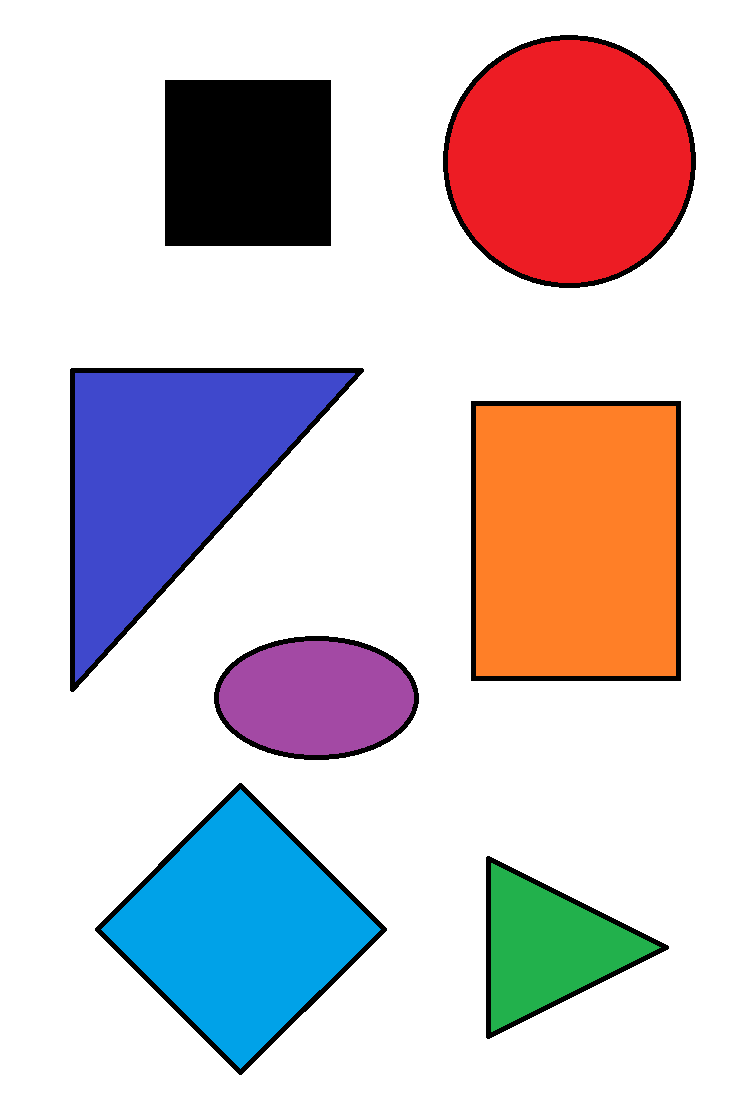
#> input picture practical_examples/test.png, 740 x 1109 px, found by its file name
$ python task1.py
#> lines starting #> are read from the running program, lines starting #| are printed output that depends on the picture; after the words box and inside, x2 and y2 are one past the last pixel; in counts of white or black regions, pixels touching at a corner belong together
### practical_examples/utils.py
import cv2

def show_img(img, title="img", end=True):
    """
    Show image in a window.
    """
    cv2.imshow(title, img)
    if end:
        cv2.waitKey(0)
        cv2.destroyAllWindows()


def resize(img):
    """
    Resize image to fit in the screen.
    """
    w, h = img.shape[1], img.shape[0]
#> w = 740; h = 1109
    ratio = 450 / w
#> ratio = 0.608
    img = cv2.resize(img, (int(w*ratio), int(h*ratio)))
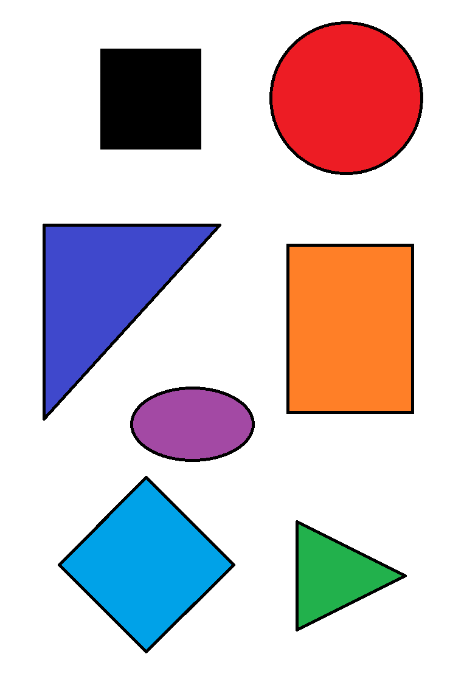
#> img: shape (674, 450, 3); mean of channels 0, 1, 2 203.8, 198.6, 210; drawn as B, G, R
    return img

### practical_examples/task1.py
import cv2
import numpy as np
from utils import resize, show_img


def contour_color(cnt, img):
    # Center of gravity of the contour
    # https://docs.opencv.org/2.4/modules/imgproc/doc/structural_analysis_and_shape_descriptors.html
    M = cv2.moments(cnt)
    center_x = int(M["m10"] / M["m00"])
    center_y = int(M["m01"] / M["m00"])

    # Get pixel in center of gravity (color not grayscale, so take img)
    bgr = img[int(center_y), int(center_x)]
    colors = {
        "red": (237, 28, 36),
        "green": (34, 177, 76),
        "blue": (0, 162, 232),
        "dark blue": (63, 72, 204),
        "orange": (255, 127, 39),
        "purple": (163, 73, 164),
        "black": (0, 0, 0)
    }
    cnt_color = "unknown"
    # Find the color of the pixel
    for name, rgb in colors.items():
        if np.array_equal(bgr[::-1], rgb):
            cnt_color = name
            break
    return cnt_color


if __name__ == "__main__":
    img = resize(cv2.imread(
        'C:\\Users\\piotr\\go\\src\\github.com\\pgdev01\\PM\\OpenCV2\\test.png'))

    show_img(img, "original", False)

    # Colors not needed for shape detection
    img_gray = cv2.cvtColor(img, cv2.COLOR_BGR2GRAY)
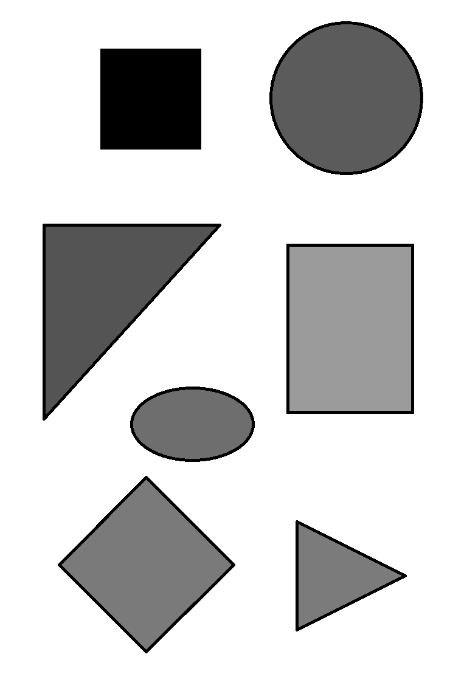
#> img_gray: shape (674, 450); min 0, max 255, mean 202.6

    # Thresholding to get geometric shapes (binary_inv - black inside threshold, white outside)
    _, thresh = cv2.threshold(img_gray, 254, 255, cv2.THRESH_BINARY_INV)
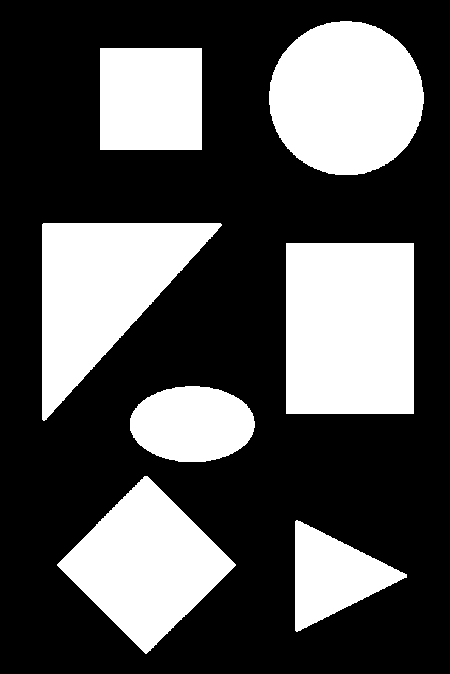
#> thresh: shape (674, 450); 32.8% white; 7 white regions

    # Each geometric shape is a contour
    # RETR_TREE - contour retrieval mode, CHAIN_APPROX_SIMPLE - contour approximation method
    contours, _ = cv2.findContours(thresh, cv2.RETR_TREE, cv2.CHAIN_APPROX_SIMPLE)
#> contours = 7 contours; box (x1, y1, x2, y2) and area: (286, 243, 414, 414) 21590, (269, 21, 424, 175) 18512, (42, 223, 222, 421) 18051, (57, 476, 236, 654) 16008, (100, 48, 202, 150) 10201, (130, 386, 255, 462) 7346, (295, 520, 407, 632) 6380

    for cnt in contours:
        color = contour_color(cnt, img)
        # Approximate the contour
        # Second argument - epsilon, maximum distance from contour to approximated contour, small value = more precise
        # Third argument - closed contour
        approx = cv2.approxPolyDP(cnt, 0.01 * cv2.arcLength(cnt, True), True)
        # Draw the red approx contour size 5 on the original image
        cv2.drawContours(img, [approx], 0, (0, 0, 255), 5)
        # Get the coordinates of the contour
        x, y, w, _ = cv2.boundingRect(cnt)
        # Put the name of the contour and its color
        if approx.shape[0] == 3:
            shp = "triangle"
        elif approx.shape[0] == 4:
            shp = "rectangle"
        elif 6 < approx.shape[0] < 15:
            shp = "ellipse"
        else:
            shp = "circle"
        cv2.putText(img, color + " " + shp, (x+w//4, y-10),
                    cv2.FONT_HERSHEY_SIMPLEX, 0.5, (200, 40, 255), 2)
#> this loop made 7 passes
#> (center_x in contour_color, center_y in contour_color, bgr in contour_color, color, approx, x, y, w) on passes 1, 2, 4, 5, 6: (332, 575, [76, 177, 34], 'green', [[295, 521], [296, 631], [406, 577]], 295, 520, 112), (145, 564, [232, 162, 0], 'blue', [[144, 476], [57, 565], [146, 653], [235, 564]], 57, 476, 179), (349, 328, [39, 127, 255], 'orange', [[286, 243], [286, 413], [413, 413], [413, 243]], 286, 243, 128), (102, 289, [204, 72, 63], 'dark blue', [[220, 223], [42, 224], [43, 420]], 42, 223, 180), (150, 98, [0, 0, 0], 'black', [[100, 48], [100, 149], [201, 149], [201, 48]], 100, 48, 102)
#> (center_x in contour_color, center_y in contour_color, bgr in contour_color, color, x, y, w, shp) on passes 3, 7: (191, 423, [164, 73, 163], 'purple', 130, 386, 125, 'ellipse'), (345, 97, [36, 28, 237], 'red', 269, 21, 155, 'circle')
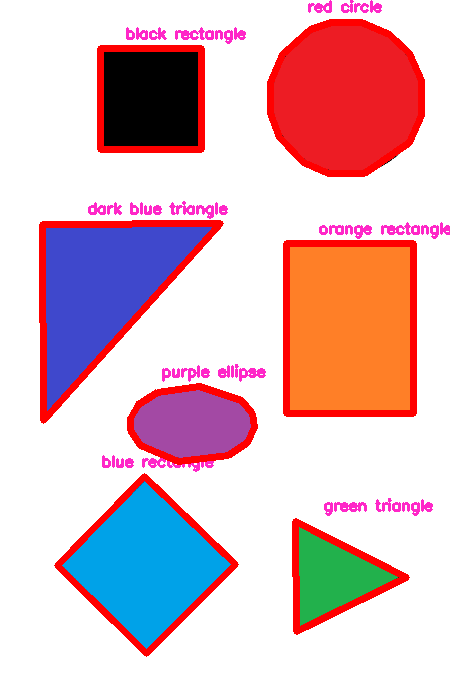
#> img: shape (674, 450, 3); 9.15% of pixels changed, all inside (x1, y1, x2, y2) = (39, 0, 450, 657); drawn as B, G, R

    show_img(img, "shape detection")
